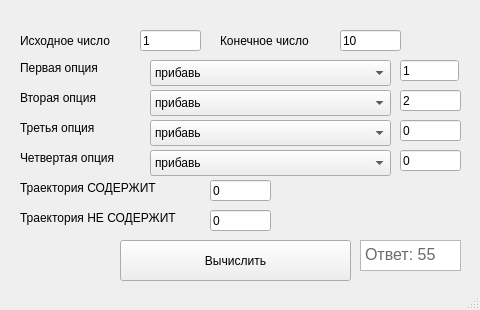
<?xml version="1.0" encoding="UTF-8"?>
<ui version="4.0">
 <class>MainWindow</class>
 <widget class="QMainWindow" name="MainWindow">
  <property name="geometry">
   <rect>
    <x>0</x>
    <y>0</y>
    <width>480</width>
    <height>310</height>
   </rect>
  </property>
  <property name="minimumSize">
   <size>
    <width>480</width>
    <height>300</height>
   </size>
  </property>
  <property name="maximumSize">
   <size>
    <width>1000</width>
    <height>350</height>
   </size>
  </property>
  <property name="windowTitle">
   <string>Вычисление траекторий</string>
  </property>
  <widget class="QWidget" name="centralwidget">
   <widget class="QLabel" name="label">
    <property name="geometry">
     <rect>
      <x>20</x>
      <y>30</y>
      <width>111</width>
      <height>21</height>
     </rect>
    </property>
    <property name="text">
     <string>Исходное число</string>
    </property>
   </widget>
   <widget class="QLabel" name="label_2">
    <property name="geometry">
     <rect>
      <x>220</x>
      <y>30</y>
      <width>111</width>
      <height>21</height>
     </rect>
    </property>
    <property name="text">
     <string>Конечное число</string>
    </property>
   </widget>
   <widget class="QLabel" name="label_3">
    <property name="geometry">
     <rect>
      <x>20</x>
      <y>60</y>
      <width>91</width>
      <height>16</height>
     </rect>
    </property>
    <property name="text">
     <string>Первая опция</string>
    </property>
   </widget>
   <widget class="QLabel" name="label_4">
    <property name="geometry">
     <rect>
      <x>20</x>
      <y>90</y>
      <width>91</width>
      <height>16</height>
     </rect>
    </property>
    <property name="text">
     <string>Вторая опция</string>
    </property>
   </widget>
   <widget class="QLabel" name="label_5">
    <property name="geometry">
     <rect>
      <x>20</x>
      <y>120</y>
      <width>91</width>
      <height>16</height>
     </rect>
    </property>
    <property name="text">
     <string>Третья опция</string>
    </property>
   </widget>
   <widget class="QLabel" name="label_6">
    <property name="geometry">
     <rect>
      <x>20</x>
      <y>150</y>
      <width>111</width>
      <height>16</height>
     </rect>
    </property>
    <property name="text">
     <string>Четвертая опция</string>
    </property>
   </widget>
   <widget class="QLabel" name="label_7">
    <property name="geometry">
     <rect>
      <x>20</x>
      <y>180</y>
      <width>161</width>
      <height>16</height>
     </rect>
    </property>
    <property name="text">
     <string>Траектория СОДЕРЖИТ</string>
    </property>
   </widget>
   <widget class="QLabel" name="label_8">
    <property name="geometry">
     <rect>
      <x>20</x>
      <y>210</y>
      <width>181</width>
      <height>16</height>
     </rect>
    </property>
    <property name="text">
     <string>Траектория НЕ СОДЕРЖИТ</string>
    </property>
   </widget>
   <widget class="QPushButton" name="buttonotvet">
    <property name="geometry">
     <rect>
      <x>120</x>
      <y>240</y>
      <width>231</width>
      <height>41</height>
     </rect>
    </property>
    <property name="text">
     <string>Вычислить</string>
    </property>
   </widget>
   <widget class="QTextEdit" name="otvet">
    <property name="geometry">
     <rect>
      <x>360</x>
      <y>240</y>
      <width>101</width>
      <height>31</height>
     </rect>
    </property>
    <property name="maximumSize">
     <size>
      <width>10000000</width>
      <height>10000000</height>
     </size>
    </property>
    <property name="html">
     <string>&lt;!DOCTYPE HTML PUBLIC &quot;-//W3C//DTD HTML 4.0//EN&quot; &quot;http://www.w3.org/TR/REC-html40/strict.dtd&quot;&gt;
&lt;html&gt;&lt;head&gt;&lt;meta name=&quot;qrichtext&quot; content=&quot;1&quot; /&gt;&lt;style type=&quot;text/css&quot;&gt;
p, li { white-space: pre-wrap; }
&lt;/style&gt;&lt;/head&gt;&lt;body style=&quot; font-family:'.SF NS Text'; font-size:13pt; font-weight:400; font-style:normal;&quot;&gt;
&lt;p style=&quot; margin-top:0px; margin-bottom:0px; margin-left:0px; margin-right:0px; -qt-block-indent:0; text-indent:0px;&quot;&gt;&lt;span style=&quot; font-size:12pt; color:#6b6b6b;&quot;&gt;Ответ: 55&lt;/span&gt;&lt;/p&gt;&lt;/body&gt;&lt;/html&gt;</string>
    </property>
   </widget>
   <widget class="QComboBox" name="spinchislo1">
    <property name="geometry">
     <rect>
      <x>150</x>
      <y>60</y>
      <width>241</width>
      <height>26</height>
     </rect>
    </property>
    <item>
     <property name="text">
      <string>прибавь</string>
     </property>
    </item>
    <item>
     <property name="text">
      <string>вычти</string>
     </property>
    </item>
    <item>
     <property name="text">
      <string>умножь</string>
     </property>
    </item>
    <item>
     <property name="text">
      <string>возведи в квадрат</string>
     </property>
    </item>
    <item>
     <property name="text">
      <string>увеличь старшую цифру числа на 1</string>
     </property>
    </item>
    <item>
     <property name="text">
      <string>сделай четное</string>
     </property>
    </item>
    <item>
     <property name="text">
      <string>сделай нечетное</string>
     </property>
    </item>
    <item>
     <property name="text">
      <string>прибавь предыдущее</string>
     </property>
    </item>
    <item>
     <property name="text">
      <string>прибавь следующее</string>
     </property>
    </item>
   </widget>
   <widget class="QComboBox" name="spinchislo2">
    <property name="geometry">
     <rect>
      <x>150</x>
      <y>90</y>
      <width>241</width>
      <height>26</height>
     </rect>
    </property>
    <item>
     <property name="text">
      <string>прибавь</string>
     </property>
    </item>
    <item>
     <property name="text">
      <string>вычти</string>
     </property>
    </item>
    <item>
     <property name="text">
      <string>умножь</string>
     </property>
    </item>
    <item>
     <property name="text">
      <string>возведи в квадрат</string>
     </property>
    </item>
    <item>
     <property name="text">
      <string>увеличь старшую цифру числа на 1</string>
     </property>
    </item>
    <item>
     <property name="text">
      <string>сделай четное</string>
     </property>
    </item>
    <item>
     <property name="text">
      <string>сделай нечетное</string>
     </property>
    </item>
    <item>
     <property name="text">
      <string>прибавь предыдущее</string>
     </property>
    </item>
    <item>
     <property name="text">
      <string>прибавь следующее</string>
     </property>
    </item>
   </widget>
   <widget class="QComboBox" name="spinchislo3">
    <property name="geometry">
     <rect>
      <x>150</x>
      <y>120</y>
      <width>241</width>
      <height>26</height>
     </rect>
    </property>
    <item>
     <property name="text">
      <string>прибавь</string>
     </property>
    </item>
    <item>
     <property name="text">
      <string>вычти</string>
     </property>
    </item>
    <item>
     <property name="text">
      <string>умножь</string>
     </property>
    </item>
    <item>
     <property name="text">
      <string>возведи в квадрат</string>
     </property>
    </item>
    <item>
     <property name="text">
      <string>увеличь старшую цифру числа на 1</string>
     </property>
    </item>
    <item>
     <property name="text">
      <string>сделай четное</string>
     </property>
    </item>
    <item>
     <property name="text">
      <string>сделай нечетное</string>
     </property>
    </item>
    <item>
     <property name="text">
      <string>прибавь предыдущее</string>
     </property>
    </item>
    <item>
     <property name="text">
      <string>прибавь следующее</string>
     </property>
    </item>
   </widget>
   <widget class="QComboBox" name="spinchislo4">
    <property name="geometry">
     <rect>
      <x>150</x>
      <y>150</y>
      <width>241</width>
      <height>26</height>
     </rect>
    </property>
    <item>
     <property name="text">
      <string>прибавь</string>
     </property>
    </item>
    <item>
     <property name="text">
      <string>вычти</string>
     </property>
    </item>
    <item>
     <property name="text">
      <string>умножь</string>
     </property>
    </item>
    <item>
     <property name="text">
      <string>возведи в квадрат</string>
     </property>
    </item>
    <item>
     <property name="text">
      <string>увеличь старшую цифру числа на 1</string>
     </property>
    </item>
    <item>
     <property name="text">
      <string>сделай четное</string>
     </property>
    </item>
    <item>
     <property name="text">
      <string>сделай нечетное</string>
     </property>
    </item>
    <item>
     <property name="text">
      <string>прибавь предыдущее</string>
     </property>
    </item>
    <item>
     <property name="text">
      <string>прибавь следующее</string>
     </property>
    </item>
   </widget>
   <widget class="QLineEdit" name="a">
    <property name="geometry">
     <rect>
      <x>140</x>
      <y>30</y>
      <width>61</width>
      <height>21</height>
     </rect>
    </property>
    <property name="statusTip">
     <string extracomment="1"/>
    </property>
    <property name="text">
     <string>1</string>
    </property>
   </widget>
   <widget class="QLineEdit" name="b">
    <property name="geometry">
     <rect>
      <x>340</x>
      <y>30</y>
      <width>61</width>
      <height>21</height>
     </rect>
    </property>
    <property name="toolTip">
     <string>&lt;html&gt;&lt;head/&gt;&lt;body&gt;&lt;p&gt;&lt;span style=&quot; color:#6a6a6a;&quot;&gt;10&lt;/span&gt;&lt;/p&gt;&lt;/body&gt;&lt;/html&gt;</string>
    </property>
    <property name="text">
     <string>10</string>
    </property>
   </widget>
   <widget class="QLineEdit" name="chislo2">
    <property name="geometry">
     <rect>
      <x>400</x>
      <y>90</y>
      <width>61</width>
      <height>21</height>
     </rect>
    </property>
    <property name="text">
     <string>2</string>
    </property>
   </widget>
   <widget class="QLineEdit" name="chislo3">
    <property name="geometry">
     <rect>
      <x>400</x>
      <y>120</y>
      <width>61</width>
      <height>21</height>
     </rect>
    </property>
    <property name="text">
     <string>0</string>
    </property>
   </widget>
   <widget class="QLineEdit" name="chislo4">
    <property name="geometry">
     <rect>
      <x>400</x>
      <y>150</y>
      <width>61</width>
      <height>21</height>
     </rect>
    </property>
    <property name="text">
     <string>0</string>
    </property>
   </widget>
   <widget class="QLineEdit" name="sod">
    <property name="geometry">
     <rect>
      <x>210</x>
      <y>180</y>
      <width>61</width>
      <height>21</height>
     </rect>
    </property>
    <property name="text">
     <string>0</string>
    </property>
   </widget>
   <widget class="QLineEdit" name="nesod">
    <property name="geometry">
     <rect>
      <x>210</x>
      <y>210</y>
      <width>61</width>
      <height>21</height>
     </rect>
    </property>
    <property name="text">
     <string>0</string>
    </property>
   </widget>
   <widget class="QLabel" name="label_9">
    <property name="geometry">
     <rect>
      <x>360</x>
      <y>170</y>
      <width>71</width>
      <height>81</height>
     </rect>
    </property>
    <property name="toolTip">
     <string>&lt;html&gt;&lt;head/&gt;&lt;body&gt;&lt;p&gt;&lt;img src=&quot;:/kitty/IMG_0910.JPG&quot;/&gt;&lt;/p&gt;&lt;/body&gt;&lt;/html&gt;</string>
    </property>
    <property name="text">
     <string>&lt;html&gt;&lt;head/&gt;&lt;body&gt;&lt;p&gt;&lt;img src=&quot;:/kitty/kisspng-persian-cat-maine-coon-birman-kitten-pet-persian-5abfd68016c311.8809861615225217280932 copy.png&quot;/&gt;&lt;/p&gt;&lt;/body&gt;&lt;/html&gt;</string>
    </property>
   </widget>
   <widget class="QLineEdit" name="chislo1">
    <property name="geometry">
     <rect>
      <x>400</x>
      <y>60</y>
      <width>59</width>
      <height>21</height>
     </rect>
    </property>
    <property name="text">
     <string>1</string>
    </property>
   </widget>
  </widget>
  <widget class="QStatusBar" name="statusbar"/>
 </widget>
 <resources>
  <include location="image.qrc"/>
 </resources>
 <connections>
  <connection>
   <sender>spinchislo1</sender>
   <signal>currentIndexChanged(int)</signal>
   <receiver>chislo1</receiver>
   <slot>hide()</slot>
   <hints>
    <hint type="sourcelabel">
     <x>270</x>
     <y>72</y>
    </hint>
    <hint type="destinationlabel">
     <x>429</x>
     <y>70</y>
    </hint>
   </hints>
  </connection>
 </connections>
</ui>
